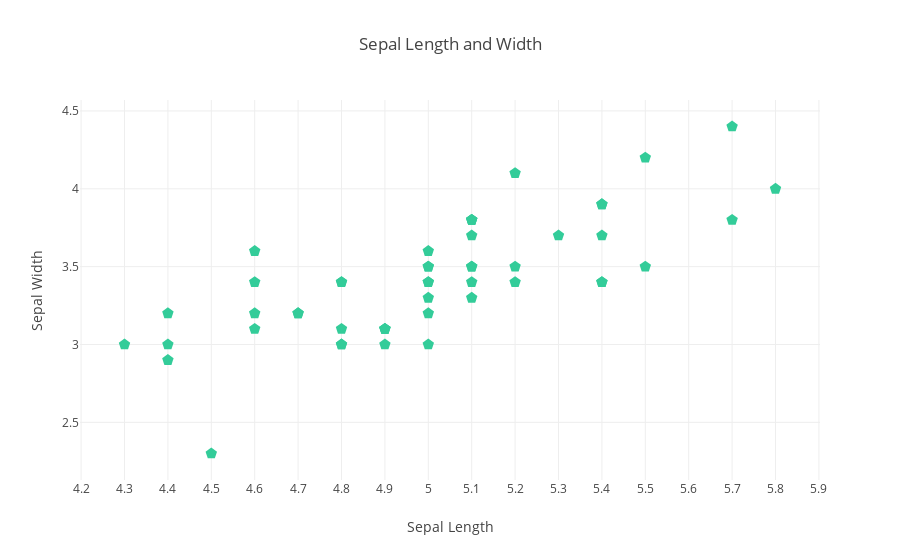

Write notebook code for a chart like this one.
### Code cell
pyo.iplot(fig)

### Figure 1 — Plotly figure (JSON) as saved in the notebook; plotly's stock layout.template omitted (floating-point values rounded to 4 significant figures)
{"data": [{"marker": {"color": "rgb(51,204,153)", "size": 12, "symbol": "pentagon"}, "mode": "markers", "name": "Iris-setosa", "type": "scatter", "uid": "4c5287cb-c7d7-4842-b8ba-115ed8caf0dd", "x": [5.1, 4.9, 4.7, 4.6, 5, 5.4, 4.6, 5, 4.4, 4.9, 5.4, 4.8, 4.8, 4.3, 5.8, 5.7, 5.4, 5.1, 5.7, 5.1, 5.4, 5.1, 4.6, 5.1, 4.8, 5, 5, 5.2, 5.2, 4.7, 4.8, 5.4, 5.2, 5.5, 4.9, 5, 5.5, 4.9, 4.4, 5.1, 5, 4.5, 4.4, 5, 5.1, 4.8, 5.1, 4.6, 5.3, 5], "y": [3.5, 3, 3.2, 3.1, 3.6, 3.9, 3.4, 3.4, 2.9, 3.1, 3.7, 3.4, 3, 3, 4, 4.4, 3.9, 3.5, 3.8, 3.8, 3.4, 3.7, 3.6, 3.3, 3.4, 3, 3.4, 3.5, 3.4, 3.2, 3.1, 3.4, 4.1, 4.2, 3.1, 3.2, 3.5, 3.1, 3, 3.4, 3.5, 2.3, 3.2, 3.5, 3.8, 3, 3.8, 3.2, 3.7, 3.3]}], "layout": {"title": "Sepal Length and Width", "xaxis": {"dtick": 0.1, "title": "Sepal Length"}, "yaxis": {"title": "Sepal Width"}}}
